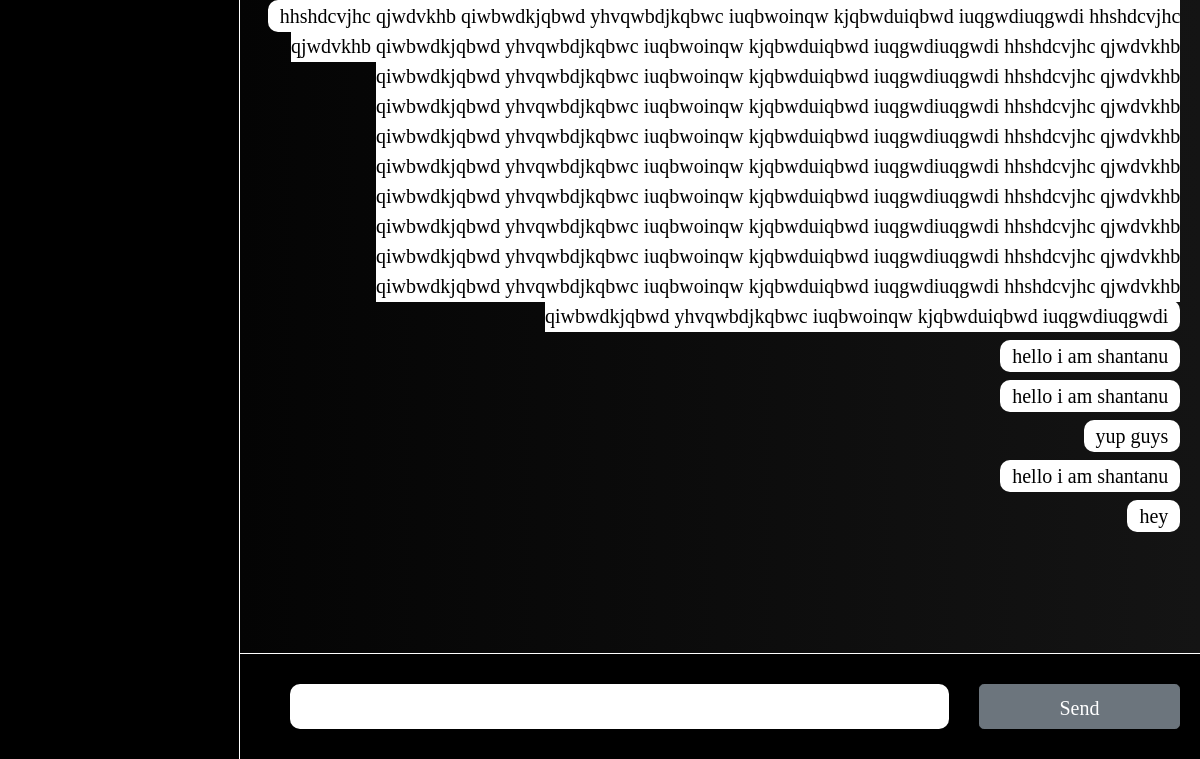
The app's page /forums/26/ (signed in, lower part), older data.
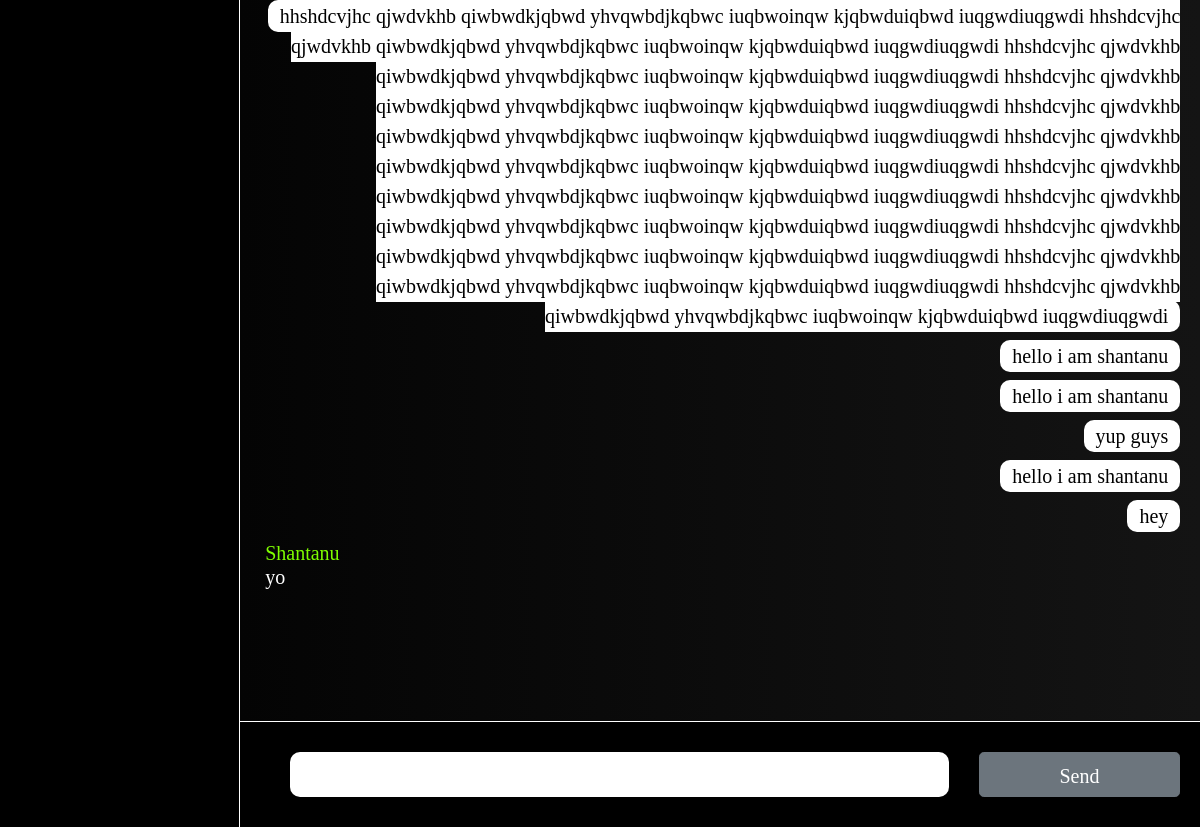
The same page, newer data.
### forums/models.py (models this page shows, shortened)
class message(models.Model):
    forum_name=models.CharField(max_length=100)
    sender_name=models.CharField(max_length=150)
    sender_id=models.IntegerField(default=0)     # user_id of the sender
    content=models.TextField(max_length=5000)     #message
    reply_to=models.IntegerField(blank=True,default=None)    # id of the message if it is a reply to it

### forums/views.py (the view)
# urls.py: path('<str:room_name>/', views.room2, name='room2'),
@login_required(login_url='login')
def room2(request, room_name):
    this_room=Quiz.objects.filter(quiz_id=room_name)
    room_messages=message.objects.filter(forum_name=room_name)
    return render(request, 'chat_room.html', {
        'room_name': room_name,
        'room_messages':room_messages,
        'this_forum':this_room[0]
    })

### accounts/context_processors.py (called while the page is built)
def user_profile(request):
    if request.user.is_authenticated:
        user_profile=get_object_or_404(User_profile,user_id=request.user.id)
        return {'user_profile' : user_profile ,}
    else:
        return {}

### templates/chat_room.html (shortened to what this page needs)
{% extends 'base.html' %} {% block custom_css %}
<link rel="stylesheet" href="https://stackpath.bootstrapcdn.com/bootstrap/4.5.2/css/bootstrap.min.css">
{% endblock custom_css %} {% block content %} {% comment %} div.siderbar {% endcomment %}
<div class="container">
    <div id="side_panel">
        <br><br><br><br>
    </div>
    <div class="" id="chat-text">
        <hr> {% for mess in room_messages %} {% if request.user.id == mess.sender_id %}
        <div align='right' class="sent_message"><span class="sent_span" align='left'>{{mess.content}}</span> </div>
        {% else %}
        <div class="received_message">
            <h5 style="margin-bottom: 0px;color: chartreuse;"> {{mess.sender_name}} </h5>
            <h5 style="margin-bottom: 20px;"> {{mess.content}} </h5>
        </div>
        {% endif %} {% endfor %}
        <br><br><br><br>
        <div class="footer" id="message_input">
            <div class="form_group_input">
                <input class="form_control_input" id="input" type="text">
                <input class="btn btn-secondary btn-lg btn-block" id="submit" type="button" value="Send">
            </div>
        </div>
    </div>
    {% endblock content %}

Row changes from the older to the newer data that the page shows:
added message: sender_name "Shantanu", content "yo"
